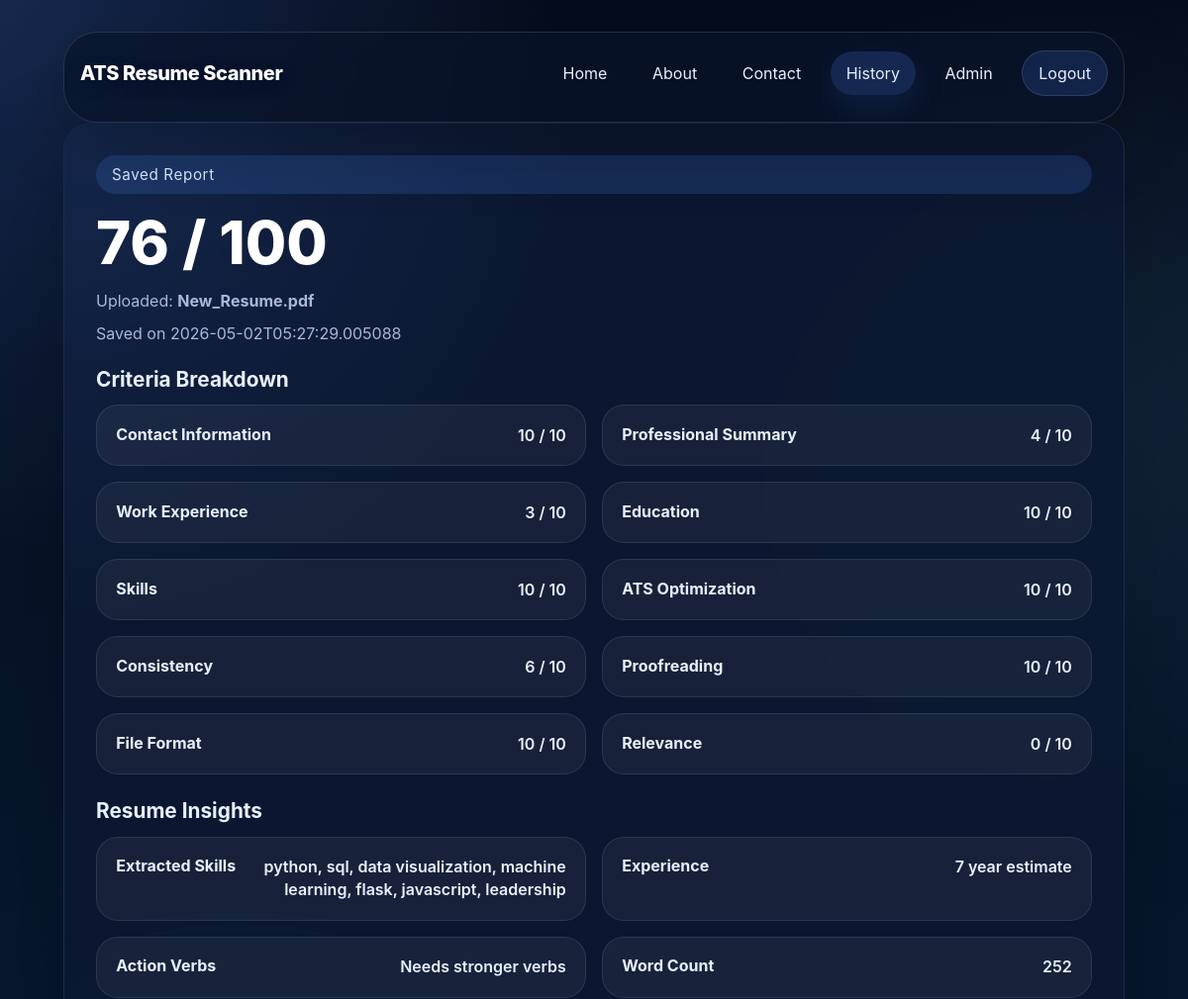
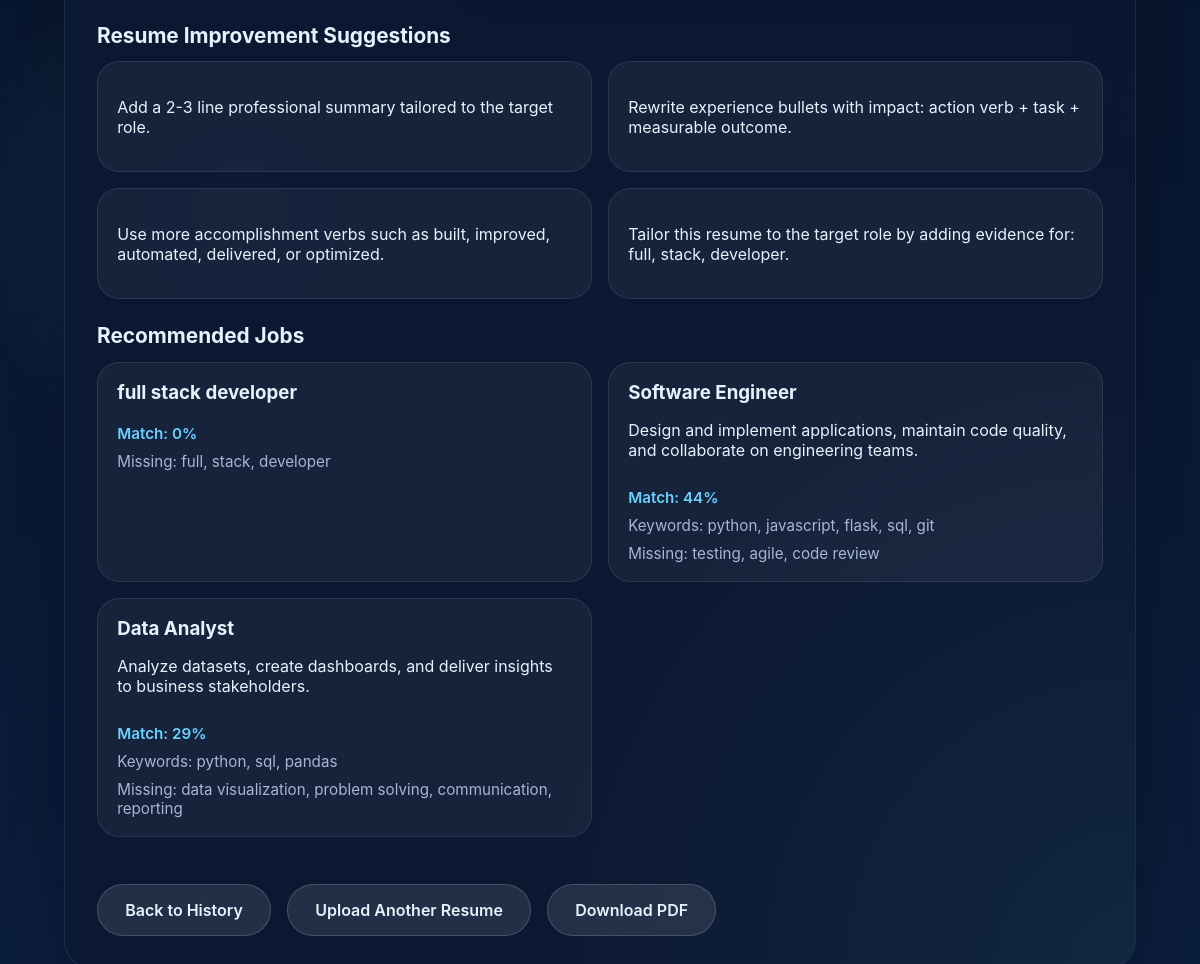
The page /history/14 (signed in) on the database its author committed (2 pictures, top to bottom).
### tables this page shows
CREATE TABLE reports (id INTEGER PRIMARY KEY AUTOINCREMENT,filename TEXT,uploaded_at TEXT,score INTEGER,matched_jobs TEXT,criteria TEXT, user_id INTEGER, suggestions TEXT, analysis TEXT);

### app.py (the view)
@app.route("/history/<int:report_id>")
@login_required
def history_detail(report_id: int):
    current_user = get_current_user()
    payload = get_report_payload(report_id, current_user["id"])
    if not payload:
        flash("That history entry is not available for this account.", "error")
        return redirect(url_for("history"))
    return render_template("history_detail.html", **payload)

### app.py (called while the page is built)
def get_primary_history_user_row(conn: sqlite3.Connection) -> tuple[int, str] | None:
    row = conn.execute(
        "SELECT id, username FROM users WHERE username <> ? ORDER BY id ASC LIMIT 1",
        ("admin",),
    ).fetchone()
    if row:
        return row
    return conn.execute(
        "SELECT id, username FROM users WHERE username = ? LIMIT 1",
        ("admin",),
    ).fetchone()

def parse_report_payload(value: str | None, fallback):
    if not value:
        return fallback
    try:
        return json.loads(value)
    except (json.JSONDecodeError, TypeError):
        try:
            return literal_eval(value)
        except (ValueError, SyntaxError):
            return fallback

def get_accessible_user_ids(conn: sqlite3.Connection, current_user_id: int) -> list[int]:
    accessible_user_ids = [current_user_id]
    primary_row = get_primary_history_user_row(conn)
    admin_row = conn.execute(
        "SELECT id FROM users WHERE username = ? LIMIT 1",
        ("admin",),
    ).fetchone()
    if primary_row and current_user_id == primary_row[0] and admin_row and admin_row[0] != current_user_id:
        accessible_user_ids.append(admin_row[0])
    return accessible_user_ids

@app.context_processor
def inject_csrf_token():
    return {"csrf_token": csrf_token}

@app.before_request
def protect_from_csrf() -> None:
    if not app.config.get("CSRF_ENABLED", True) or request.method not in {"POST", "PUT", "PATCH", "DELETE"}:
        return
    session_token = session.get("_csrf_token")
    form_token = request.form.get("_csrf_token") or request.headers.get("X-CSRF-Token")
    if not session_token or not form_token or not secrets.compare_digest(session_token, form_token):
        abort(400)

def get_user(username: str) -> dict | None:
    conn = sqlite3.connect(DB_PATH)
    try:
        row = conn.execute("SELECT id, username, password_hash FROM users WHERE username = ?", (username,)).fetchone()
        if row:
            return {"id": row[0], "username": row[1], "password_hash": row[2]}
        return None
    finally:
        conn.close()

def get_current_user() -> dict | None:
    username = session.get("user")
    if not username:
        return None
    return get_user(username)

### templates/history_detail.html (shortened to what this page needs)
{% extends "base.html" %} {% block title %}Saved Report{% endblock %} {% block
content %}
<main class="content-card result-card">
  <section class="score-block">
    <div class="score-pill">Saved Report</div>
    <div class="score-value">{{ report.score }} / 100</div>
    <div class="file-info">
      Uploaded: <strong>{{ report.filename }}</strong>
    </div>
    <div class="file-info">Saved on {{ report.uploaded_at }}</div>
  </section>
  <section class="criteria-block">
    <h2>Criteria Breakdown</h2>
    {% if criteria_scores %}
    <div class="criteria-grid">
      {% for name, value in criteria_scores.items() %}
      <div class="criteria-card">
        <strong>{{ name }}</strong>
        <span>{{ value }} / 10</span>
      </div>
      {% endfor %}
    </div>
    {% else %}
    <p class="empty-state">Detailed scoring is not available for this saved report.</p>
    {% endif %}
  </section>
  <section class="criteria-block">
    <h2>Resume Insights</h2>
    {% if analysis %}
    <div class="criteria-grid">
      <div class="criteria-card">
        <strong>Extracted Skills</strong>
        <span>{{ analysis.skills | join(", ") if analysis.skills else "None detected" }}</span>
      </div>
      <div class="criteria-card">
        <strong>Experience</strong>
        <span>{{ analysis.experience_years or 0 }} year estimate</span>
      </div>
      <div class="criteria-card">
        <strong>Action Verbs</strong>
        <span>{{ analysis.action_verbs | join(", ") if analysis.action_verbs else "Needs stronger verbs" }}</span>
      </div>
      <div class="criteria-card">
        <strong>Word Count</strong>
        <span>{{ analysis.word_count or 0 }}</span>
      </div>
    </div>
    {% else %}
    <p class="empty-state">NLP insights are not available for this saved report.</p>
    {% endif %}
  </section>
  <section class="jobs-block">
    <h2>Resume Improvement Suggestions</h2>
    {% if suggestions %}
    <div class="jobs-grid">
      {% for suggestion in suggestions %}
      <article class="job-card">
        <p>{{ suggestion }}</p>
      </article>
      {% endfor %}
    </div>
    {% else %}
    <p class="empty-state">No saved improvement suggestions were found for this report.</p>
    {% endif %}
  </section>
  <section class="jobs-block">
    <h2>Recommended Jobs</h2>
    {% if matched_jobs %}
    <div class="jobs-grid">
      {% for job in matched_jobs %}
      <article class="job-card">
        <h3>{{ job.title or job }}</h3>
        {% if job.description %}
        <p>{{ job.description }}</p>
        {% endif %}
        {% if job.match_score is defined %}
        <span class="match-score">Match: {{ job.match_score }}%</span>
        {% endif %}
        {% if job.matched_keywords %}
        <div class="keyword-list">
          Keywords: {{ job.matched_keywords | join(", ") }}
        </div>
        {% endif %}
        {% if job.missing_keywords %}
        <div class="keyword-list">
          Missing: {{ job.missing_keywords | join(", ") }}
        </div>
        {% endif %}
      </article>
      {% endfor %}
    </div>
    {% else %}
    <p class="empty-state">No saved job recommendations were found for this report.</p>
    {% endif %}
  </section>
  <div class="actions-row">
    <a class="secondary-button" href="{{ url_for('history') }}">Back to History</a>
    <a class="secondary-button" href="{{ url_for('index') }}">Upload Another Resume</a>
    <a class="secondary-button" href="{{ url_for('export_report_pdf', report_id=report.id) }}">Download PDF</a>
  </div>
</main>
{% endblock %}

### static/css/style.css (style rules this page uses)
:root { --bg: #061128; --panel: rgba(13, 26, 54, 0.85); --panel-strong: rgba(18, 39, 72, 0.95); --text: #e8f1ff; --accent: #67d1ff; --accent-strong: #4c84ff; --accent-soft: #8ad6ff; --muted: #a6b6d6; --success: #7bed9f; --danger: #ff6b6b; --surface: rgba(18, 34, 60, 0.92); }
* { box-sizing: border-box; }
body { margin: 0; font-family: Inter, system-ui, -apple-system, BlinkMacSystemFont, "Segoe UI", sans-serif; background: linear-gradient(180deg, #050c1c 0%, #07172f 48%, #0b1d3e 100%); color: var(--text); min-height: 100vh; overflow-x: hidden; animation: drift 32s linear infinite; }
body::before { content: ""; position: fixed; inset: 0; pointer-events: none; z-index: -1; background: radial-gradient( circle at top left, rgba(76, 132, 255, 0.24), transparent 24% ), radial-gradient( circle at 20% 60%, rgba(86, 204, 242, 0.16), transparent 18% ), radial-gradient( circle at 90% 20%, rgba(112, 200, 255, 0.12), transparent 22% ); mix-blend-mode: screen; opacity: 0.9; }
.content-card { position: relative; padding: 2rem; background: rgba(12, 24, 49, 0.96); border: 1px solid rgba(118, 161, 255, 0.14); border-radius: 28px; backdrop-filter: blur(24px); box-shadow: 0 28px 100px rgba(0, 0, 0, 0.26); overflow: hidden; }
.content-card::before { content: ""; position: absolute; inset: 0; pointer-events: none; background: radial-gradient( circle at top left, rgba(76, 132, 255, 0.12), transparent 24% ), radial-gradient( circle at bottom right, rgba(86, 204, 242, 0.08), transparent 28% ); mix-blend-mode: screen; }
.upload-panel, .result-card { display: grid; gap: 1.5rem; }
.primary-button, .secondary-button { border: none; border-radius: 999px; padding: 0.95rem 1.7rem; cursor: pointer; font-weight: 600; text-decoration: none; display: inline-flex; align-items: center; justify-content: center; transition: transform 0.24s ease, box-shadow 0.24s ease, opacity 0.24s ease, background 0.24s ease; }
.secondary-button { background: rgba(255, 255, 255, 0.1); color: var(--text); border: 1px solid rgba(255, 255, 255, 0.16); }
.score-block { display: grid; gap: 0.8rem; align-items: center; }
.score-pill { display: inline-flex; padding: 0.65rem 1rem; border-radius: 999px; background: rgba(76, 132, 255, 0.18); color: #d9e9ff; font-size: 0.95rem; letter-spacing: 0.04em; }
.score-value { font-size: clamp(2.8rem, 5vw, 4rem); font-weight: 800; color: #ffffff; }
.file-info { color: var(--muted); }
.criteria-block h2, .jobs-block h2 { margin: 0 0 0.85rem; font-size: 1.3rem; }
.criteria-grid, .jobs-grid { display: grid; gap: 1rem; }
.criteria-card, .job-card { padding: 1.15rem 1.2rem; border-radius: 22px; background: rgba(255, 255, 255, 0.05); border: 1px solid rgba(255, 255, 255, 0.09); transition: transform 0.22s ease, box-shadow 0.22s ease, border-color 0.22s ease; }
.criteria-card { display: grid; grid-template-columns: minmax(7.5rem, max-content) minmax(0, 1fr); align-items: start; gap: 1rem; font-weight: 600; }
.criteria-card strong { min-width: 0; }
.criteria-card span { justify-self: end; min-width: 0; max-width: 100%; text-align: right; line-height: 1.45; overflow-wrap: anywhere; }
.job-card h3 { margin: 0 0 0.5rem; }
.match-score { display: inline-flex; margin-top: 0.75rem; font-size: 0.95rem; color: var(--accent); font-weight: 600; }
.keyword-list { margin-top: 0.55rem; color: var(--muted); font-size: 0.95rem; }
.actions-row { display: flex; flex-wrap: wrap; gap: 1rem; margin-top: 1.4rem; }
@media (min-width: 720px) { .criteria-grid { grid-template-columns: repeat(2, minmax(0, 1fr)); } }
@media (min-width: 720px) { .jobs-grid { grid-template-columns: repeat(2, minmax(0, 1fr)); } }
:root { --border: rgba(255, 255, 255, 0.12); --shadow: rgba(0, 0, 0, 0.26); --warning: #ffd166; }
body { transition: background 0.25s ease, color 0.25s ease; animation: none; }

### rows shown on the page
reports: score "76", filename "New_Resume.pdf", uploaded_at "2026-05-02T05:27:29.005088"

### other values the page prints
{{ name }} "Contact Information" "Professional Summary" "Work Experience" "Education" "Skills" "ATS Optimization" "Consistency" "Proofreading" "File Format" "Relevance"
{{ value }} "10" "4" "3" "10" "10" "10" "6" "10" "10" "0"
{{ analysis.skills | join(", ") if analysis.skills else "None detected" }} "python, sql, data visualization, machine learning, flask, javascript, leadership"
{{ analysis.experience_years or 0 }} "7"
{{ analysis.word_count or 0 }} "252"
{{ suggestion }} "Add a 2-3 line professional summary tailored to the target role." "Rewrite experience bullets with impact: action verb + task + measurable outcome." "Use more accomplishment verbs such as built, improved, automated, delivered, or optimized." "Tailor this resume to the target role by adding evidence for: full, stack, developer."
{{ job.title or job }} "full stack developer" "Software Engineer" "Data Analyst"
{{ job.match_score }} "0" "44" "29"
{{ job.missing_keywords | join(", ") }} "full, stack, developer" "testing, agile, code review" "data visualization, problem solving, communication, reporting"
{{ job.description }} "Design and implement applications, maintain code quality, and collaborate on engineering teams." "Analyze datasets, create dashboards, and deliver insights to business stakeholders."
{{ job.matched_keywords | join(", ") }} "python, javascript, flask, sql, git" "python, sql, pandas"
